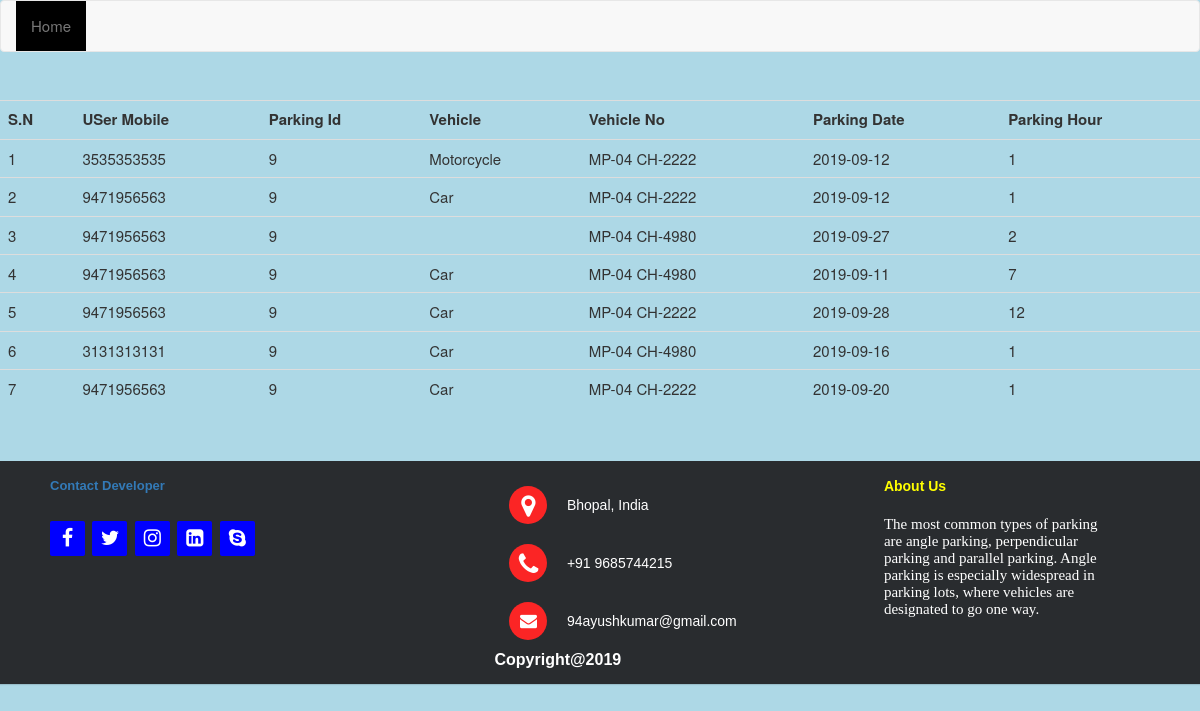
/parking_status.php (signed in), run on the app's committed database.
### tables this page shows
CREATE TABLE `reserve_parking` (
  `id` int(20) NOT NULL,
  `umobile` bigint(20) NOT NULL,
  `parking_id` int(20) NOT NULL,
  `vehicle` varchar(50) NOT NULL,
  `Vehicle_No` varchar(50) NOT NULL,
  `date` date NOT NULL,
  `hour` int(11) NOT NULL
);

CREATE TABLE `about` (
  `id` int(20) NOT NULL,
  `about` varchar(2000) NOT NULL
);

### about_function.php (called while the page is built)
<?php
include'connection.php';
function getabout(){
	global $con;
	$query="SELECT * FROM `about` ORDER BY id DESC LIMIT 0,5";
	$results = mysqli_query($con,$query);
	return $results;
}
?>

### parking_status.php (the view, shortened to what this page needs)
<!DOCTYPE html>
<html>
<head>
     <link rel="stylesheet" href="https://maxcdn.bootstrapcdn.com/bootstrap/3.4.0/css/bootstrap.min.css">
</head>
<nav class="navbar navbar-default">
  <div class="container-fluid">
    <ul class="nav navbar-nav">
    <li ><a href="index.php">Home</a></li>
</ul>
  </div>
</nav>
<body>
   <br>
<?php
include 'connection.php';
$query = "SELECT * FROM `reserve_parking`";
$results = mysqli_query($con,$query);
echo "<table class='table' background-color='lightblue'>";
echo "<tr>";
echo "<th>S.N</th>";
echo "<th>USer Mobile</th>";
echo "<th>Parking Id</th>";
echo "<th>Vehicle</th>";
echo "<th>Vehicle No</th>";
echo "<th>Parking Date</th>";
echo "<th>Parking Hour</th>";
echo "</tr>";
$i = 1;
while($row = $results->fetch_assoc()) {
echo "<tr>";
echo "<td>".$i."</td>";
echo "<td>".$row['umobile']."</td>";
echo "<td>".$row['parking_id']."</td>";
echo "<td>".$row['vehicle']."</td>";
echo "<td>".$row['Vehicle_No']."</td>";
echo "<td>".$row['date']."</td>";
echo "<td>".$row['hour']."</td>";
echo "</tr>";
$i++;
}
echo "</table>";
?>
<?php
  include 'footer.php';
  ?>
</body>
</html>

### footer.php (shortened to what this page needs)
<?php
include "about_function.php";
?>
<!DOCTYPE html>
<html>
<head>
  <link rel="stylesheet" href="https://cdnjs.cloudflare.com/ajax/libs/font-awesome/4.7.0/css/font-awesome.min.css">
</head>
<body>
<footer class="footer-distributed">
      <div class="footer-left">
 <p class="footer-company-about">
  <b><a href="developer.php" id="">Contact Developer</a>
        <div class="footer-icons">
          <a href=" https://www.facebook.com/talk2ayush"><i class="fa fa-facebook"></i></a>
          <a href="#"><i class="fa fa-twitter"></i></a>
          <a href="https://www.instagram.com/mr_ayush_verma/"><i class="fa fa-instagram"></i></a>
<a href="https://www.linkedin.com/in/ayush-kumar-8bb9aa17b/" target="_blank"><i class="fa fa-linkedin-square"></i></a>
         <a href="https://web.skype.com/" class="fa fa-skype"></a>
        </div>
      </div>
      <div class="footer-center">
        <div>
          <i class="fa fa-map-marker"></i>
          <p><span> Bhopal, India</span></p>
        </div>
        <div>
          <i class="fa fa-phone"></i>
          <p><span>+91 9685744215</span></p>
        </div>
        <div>
          <i class="fa fa-envelope"></i>
          <p><span>94ayushkumar@gmail.com</span></p>
        </div>
<div>
  <p><strong>Copyright@2019</strong></p>
</div>
      </div>
      <div class="footer-right">
        <p class="footer-company-about">
        <span>About Us </span>
<?php
    $aboutData = getabout();
  ?>
    <?php while($row = $aboutData->fetch_assoc()) { ?>
      <h3>
          <?php echo $row['about'];?>
     </h3>
 <?php   }   ?>
      </div>
    </footer>
</body>
</html>

### parking_status.php (style rules this page uses)
.navbar ul li a { border: none; outline: none; background-color:black; cursor: pointer; }
body { font-size: 15px; line-height: 1.88571; background-color:lightblue; }

### footer.php (style rules this page uses)
.footer-distributed { background-color: #292c2f; box-shadow: 0 1px 1px 0 rgba(0, 0, 0, 0.12); box-sizing: border-box; width: 100%; text-align: left; font: bold 16px sans-serif; padding: 15px 50px; margin-top: 5px; }
.footer-distributed .footer-left, .footer-distributed .footer-center, .footer-distributed .footer-right { display: inline-block; vertical-align: top; }
.footer-distributed .footer-left { width: 40%; }
.footer-distributed h3 { color: #ffffff; font: normal 15px 'Cookie', cursive; margin: 0; }
.footer-distributed .footer-center { width: 35%; }
.footer-distributed .footer-center i { background-color: #fb2525; color: #ffffff; font-size: 25px; width: 38px; height: 38px; border-radius: 50%; text-align: center; line-height: 42px; margin: 10px 15px; vertical-align: middle; }
.footer-distributed .footer-center i.fa-envelope { font-size: 17px; line-height: 38px; }
.footer-distributed .footer-center p { display: inline-block; color: #ffffff; vertical-align: middle; margin:0; }
.footer-distributed .footer-center p span { display:block; font-weight: normal; font-size:14px; line-height:2; }
.footer-distributed .footer-right { width: 20%; }
.footer-distributed .footer-company-about { line-height: 20px; color: white; font-size: 13px; font-weight: normal; margin: 0; }
.footer-distributed .footer-company-about span { display: block; color: yellow; font-size: 14px; font-weight: bold; margin-bottom: 20px; }
.footer-distributed .footer-icons { margin-top: 25px; }
.footer-distributed .footer-icons a { display: inline-block; width: 35px; height: 35px; cursor: pointer; background-color: blue; border-radius: 2px; font-size: 20px; color: #ffffff; text-align: center; line-height: 35px; margin-right: 3px; margin-bottom: 5px; }

### data on the page
reserve_parking: umobile "3535353535", parking "9", vehicle "Motorcycle", Vehicle_No "MP-04 CH-2222", date "2019-09-12", hour "1"
reserve_parking: umobile "9471956563", parking "9", vehicle "Car", Vehicle_No "MP-04 CH-2222", date "2019-09-12", hour "1"
reserve_parking: umobile "9471956563", parking "9", Vehicle_No "MP-04 CH-4980", date "2019-09-27", hour "2"
reserve_parking: umobile "9471956563", parking "9", vehicle "Car", Vehicle_No "MP-04 CH-4980", date "2019-09-11", hour "7"
reserve_parking: umobile "9471956563", parking "9", vehicle "Car", Vehicle_No "MP-04 CH-2222", date "2019-09-28", hour "12"
reserve_parking: umobile "3131313131", parking "9", vehicle "Car", Vehicle_No "MP-04 CH-4980", date "2019-09-16", hour "1"
reserve_parking: umobile "9471956563", parking "9", vehicle "Car", Vehicle_No "MP-04 CH-2222", date "2019-09-20", hour "1"
about: about "The most common types of parking are angle parking, perpendicular parking and parallel parking. Angle parking is especially widespread in parking lots, where vehicles are designated to go one way."
